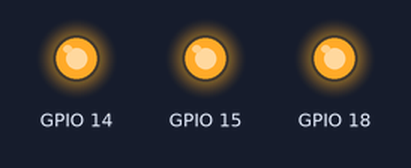
Recording of a program running on a simulated Raspberry Pi (BCM pin numbers). Parts: output pins drawn as LEDs (lit = HIGH).

Above: at 0.2 s.
At 1.2 s:
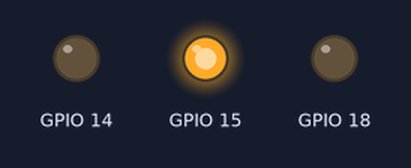
At 2.7 s:
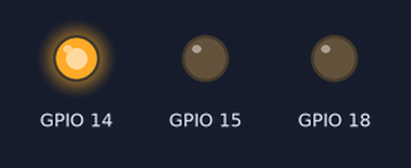
At 3.7 s:
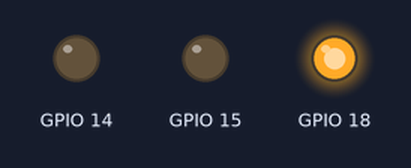
Timing chart, 0 to 4.6 s (numbered marks = the images above):
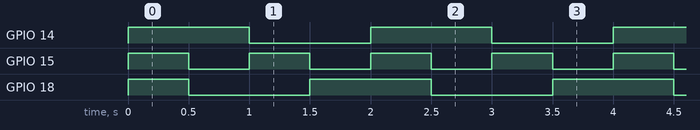

Measured:
- by itself, GPIO 14: alternates HIGH for 1.0 s and LOW for 1.0 s
- by itself, GPIO 15: alternates HIGH for 0.50 s and LOW for 0.50 s
- by itself, GPIO 18: repeats every 2.0 s: LOW 1.0 s, HIGH 1.0 s

The program:

___.py
```python
import RPi.GPIO as GPIO
import time
GPIO.setwarnings(False)
GPIO.setmode(GPIO.BCM)
GPIO.setup(14, GPIO.OUT)
GPIO.setup(15, GPIO.OUT)
GPIO.setup(18, GPIO.OUT)
GREEN = 18
YELLOW = 15
RED = 18
while True:
    t = 1
    if t == 1:
        GPIO.output(14, 1)
        GPIO.output(15, 1)
        GPIO.output(18, 1)
        time.sleep(0.5)
        t = 2
    if t == 2:
        GPIO.output(14, 1)
        GPIO.output(15, 0)
        GPIO.output(18, 0)
        time.sleep(0.5)
        t = 3
    if t == 3:
        GPIO.output(14, 0)
        GPIO.output(15, 1)
        GPIO.output(18, 0)
        time.sleep(0.5)
        t = 4
    if t == 4:
        GPIO.output(14, 0)
        GPIO.output(15, 0)
        GPIO.output(18, 1)
        time.sleep(0.5)
        t = 1
    pass
```
